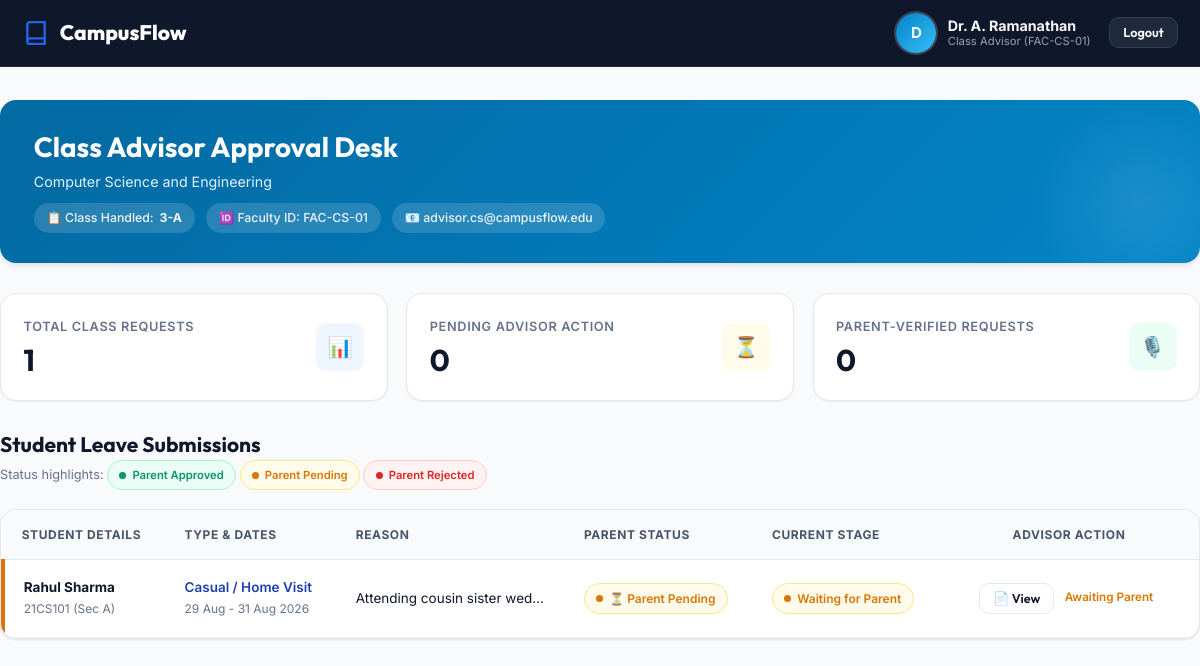
The page /advisor/dashboard.php (signed in) on the database its author committed.
### tables this page shows
CREATE TABLE IF NOT EXISTS `faculty` (
    `id` INT AUTO_INCREMENT PRIMARY KEY,
    `user_id` INT NOT NULL,
    `faculty_id_no` VARCHAR(50) NOT NULL UNIQUE,
    `full_name` VARCHAR(150) NOT NULL,
    `email` VARCHAR(150) NOT NULL,
    `phone` VARCHAR(30) NOT NULL,
    `role_type` ENUM('advisor', 'hod', 'warden') NOT NULL,
    `department` VARCHAR(100) NULL,
    `section_handled` VARCHAR(50) NULL,
    `hostel_name` VARCHAR(100) NULL,
    `created_at` DATETIME DEFAULT CURRENT_TIMESTAMP,
    CONSTRAINT `fk_faculty_user` FOREIGN KEY (`user_id`) REFERENCES `users`(`id`) ON DELETE CASCADE
);

CREATE TABLE IF NOT EXISTS `leave_requests` (
    `id` INT AUTO_INCREMENT PRIMARY KEY,
    `student_id` INT NOT NULL,
    `leave_type` VARCHAR(100) NOT NULL,
    `from_date` DATE NOT NULL,
    `to_date` DATE NOT NULL,
    `from_time` TIME NULL,
    `to_time` TIME NULL,
    `reason` TEXT NOT NULL,
    `destination_address` VARCHAR(255) NOT NULL,
    `emergency_contact` VARCHAR(30) NULL,
    `status` ENUM(
        'Submitted',
        'Waiting for Parent',
        'Parent Approved',
        'Parent Rejected',
        'Waiting for Class Advisor',
        'Advisor Approved',
        'Advisor Rejected',
        'Waiting for HOD',
        'HOD Approved',
        'HOD Rejected',
        'Waiting for Warden',
        'Warden Approved',
        'Warden Rejected',
        'Completed'
    ) NOT NULL DEFAULT 'Waiting for Parent',
    `current_stage` VARCHAR(50) DEFAULT 'parent',
    `parent_verified_at` DATETIME NULL,
    `advisor_verified_at` DATETIME NULL,
    `hod_verified_at` DATETIME NULL,
    `warden_verified_at` DATETIME NULL,
    `created_at` DATETIME DEFAULT CURRENT_TIMESTAMP,
    `updated_at` DATETIME DEFAULT CURRENT_TIMESTAMP ON UPDATE CURRENT_TIMESTAMP,
    CONSTRAINT `fk_leave_student` FOREIGN KEY (`student_id`) REFERENCES `students`(`id`) ON DELETE CASCADE
);

CREATE TABLE IF NOT EXISTS `students` (
    `id` INT AUTO_INCREMENT PRIMARY KEY,
    `user_id` INT NOT NULL,
    `register_number` VARCHAR(50) NOT NULL UNIQUE,
    `full_name` VARCHAR(150) NOT NULL,
    `email` VARCHAR(150) NOT NULL,
    `phone` VARCHAR(30) NOT NULL,
    `department` VARCHAR(100) NOT NULL,
    `year` VARCHAR(10) NOT NULL,
    `section` VARCHAR(10) NOT NULL,
    `hostel_status` ENUM('hosteller', 'day_scholar') NOT NULL DEFAULT 'day_scholar',
    `parent_id` INT NULL,
    `created_at` DATETIME DEFAULT CURRENT_TIMESTAMP,
    CONSTRAINT `fk_students_user` FOREIGN KEY (`user_id`) REFERENCES `users`(`id`) ON DELETE CASCADE,
    CONSTRAINT `fk_students_parent` FOREIGN KEY (`parent_id`) REFERENCES `parents`(`id`) ON DELETE SET NULL
);

### backend/auth_middleware.php (called while the page is built, shortened)
<?php
require_once __DIR__ . '/db.php';
function is_authenticated(): bool {
    return isset($_SESSION['user_id']) && !empty($_SESSION['user_id']) && isset($_SESSION['role']);
}
function require_auth(?string $required_role = null): array {
    global $pdo;
    $current_role = $_SESSION['role'];
    $user_id = (int)$_SESSION['user_id'];
    $stmt = $pdo->prepare("SELECT id, username, email, phone, role, created_at FROM users WHERE id = ?");
    $stmt->execute([$user_id]);
    $user = $stmt->fetch();
    $profile = null;
    if ($current_role === 'student') {
        $pstmt = $pdo->prepare("
            SELECT s.*, p.full_name AS parent_name, p.phone AS parent_phone, p.email AS parent_email, p.preferred_language
            FROM students s
            LEFT JOIN parents p ON s.parent_id = p.id
            WHERE s.user_id = ?
        ");
        $pstmt->execute([$user_id]);
        $profile = $pstmt->fetch();
    } elseif (in_array($current_role, ['advisor', 'hod', 'warden'], true)) {
        $pstmt = $pdo->prepare("SELECT * FROM faculty WHERE user_id = ?");
        $pstmt->execute([$user_id]);
        $profile = $pstmt->fetch();
    }
    return [
        'user'    => $user,
        'profile' => $profile
    ];
}

### advisor/dashboard.php (the view, shortened to what this page needs)
<?php
require_once __DIR__ . '/../backend/auth_middleware.php';
$auth_data = require_auth('advisor');
$advisor   = $auth_data['profile'];
$dept = $advisor['department'] ?? '';
$sec  = $advisor['section_handled'] ?? '';
$query = "
    SELECT lr.*, s.register_number, s.full_name AS student_name, s.department, s.year, s.section, s.hostel_status, s.phone AS student_phone,
           p.full_name AS parent_name, p.phone AS parent_phone,
           vv.match_score, vv.is_verified AS voice_verified
    FROM leave_requests lr
    JOIN students s ON lr.student_id = s.id
    LEFT JOIN parents p ON s.parent_id = p.id
    LEFT JOIN voice_verifications vv ON vv.leave_id = lr.id
    WHERE s.department = ?
";
$params = [$dept];
if (!empty($sec)) {
    $clean_sec = preg_replace('/[^A-Za-z0-9]/', '', $sec);
    $query .= " AND (s.section LIKE ? OR ? LIKE CONCAT('%', s.section, '%'))";
    $params[] = '%' . substr($clean_sec, -1) . '%';
    $params[] = $sec;
}
$query .= " ORDER BY lr.created_at DESC";
$stmt = $pdo->prepare($query);
$stmt->execute($params);
$leaves = $stmt->fetchAll();
$total_handled = count($leaves);
$pending_advisor = 0;
$approved_by_parent = 0;
?>
<!DOCTYPE html>
<html lang="en">
<head>
    <link rel="stylesheet" href="../assets/css/main.css">
    <link rel="stylesheet" href="../assets/css/dashboard.css">
</head>
<body class="dashboard-layout">
    <header class="app-navbar">
        <div class="container nav-wrapper">
            <a href="../index.html" class="brand-logo">
                <svg width="26" height="26" viewBox="0 0 24 24" fill="none" stroke="currentColor" stroke-width="2.2">
                    <path d="M4 19.5A2.5 2.5 0 0 1 6.5 17H20"></path>
                    <path d="M6.5 2H20v20H6.5A2.5 2.5 0 0 1 4 19.5v-15A2.5 2.5 0 0 1 6.5 2z"></path>
                </svg>
                CampusFlow
            </a>
            <div class="user-profile-menu">
                <div class="user-badge-info">
                    <div class="user-avatar" style="background: linear-gradient(135deg, #0284c7, #38bdf8);"><?= strtoupper(substr($advisor['full_name'] ?? 'A', 0, 1)) ?></div>
                    <div class="user-text">
                        <div class="user-name"><?= htmlspecialchars($advisor['full_name'] ?? 'Advisor') ?></div>
                        <div class="user-role-tag">Class Advisor (<?= htmlspecialchars($advisor['faculty_id_no'] ?? '') ?>)</div>
                    </div>
                </div>
                <a href="../backend/logout.php" class="btn btn-secondary btn-sm" style="background:#1e293b; color:#fff; border-color:#334155;">Logout</a>
            </div>
        </div>
    </header>
    <main class="dashboard-content container">
        <div class="profile-banner-card" style="background: linear-gradient(135deg, #0369a1 0%, #0284c7 100%);">
            <div class="profile-banner-grid">
                <div class="profile-main-details">
                    <h1>Class Advisor Approval Desk</h1>
                    <p style="color: #e0f2fe; font-size: 0.95rem;">
                        <?= htmlspecialchars($advisor['department']) ?>
                    </p>
                    <div class="profile-meta-tags">
                        <span class="meta-pill">📋 Class Handled: <strong><?= htmlspecialchars($advisor['section_handled'] ?? 'Assigned Section') ?></strong></span>
                        <span class="meta-pill">🆔 Faculty ID: <?= htmlspecialchars($advisor['faculty_id_no']) ?></span>
                        <span class="meta-pill">📧 <?= htmlspecialchars($advisor['email']) ?></span>
                    </div>
                </div>
            </div>
        </div>
        <div class="stats-grid">
            <div class="stat-card">
                <div class="stat-info">
                    <span>Total Class Requests</span>
                    <h3><?= $total_handled ?></h3>
                </div>
                <div class="stat-icon-wrapper stat-icon-blue">📊</div>
            </div>
            <div class="stat-card">
                <div class="stat-info">
                    <span>Pending Advisor Action</span>
                    <h3><?= $pending_advisor ?></h3>
                </div>
                <div class="stat-icon-wrapper stat-icon-yellow">⏳</div>
            </div>
            <div class="stat-card">
                <div class="stat-info">
                    <span>Parent-Verified Requests</span>
                    <h3><?= $approved_by_parent ?></h3>
                </div>
                <div class="stat-icon-wrapper stat-icon-green">🎙️</div>
            </div>
        </div>
        <div class="section-toolbar">
            <div>
                <h2>Student Leave Submissions</h2>
                <p style="color:#64748b; font-size:0.85rem; margin-top:0.2rem;">
                    Status highlights: <span class="status-badge status-green" style="font-size:0.75rem;">Parent Approved</span> <span class="status-badge status-yellow" style="font-size:0.75rem;">Parent Pending</span> <span class="status-badge status-red" style="font-size:0.75rem;">Parent Rejected</span>
                </p>
            </div>
        </div>
        <div class="table-card">
            <?php if (empty($leaves)): ?>
                <div class="empty-state">
                    <h4>No student leave requests found for your class</h4>
                    <p>Applications submitted by your assigned students will appear here automatically.</p>
                </div>
            <?php else: ?>
                <div class="table-responsive">
                    <table class="custom-table">
                        <thead>
                            <tr>
                                <th>Student Details</th>
                                <th>Type & Dates</th>
                                <th>Reason</th>
                                <th>Parent Status</th>
                                <th>Current Stage</th>
                                <th style="text-align: center; width: 260px;">Advisor Action</th>
                            </tr>
                        </thead>
                        <tbody>
                            <?php foreach ($leaves as $l): ?>
                                <?php
                                    $st = $l['status'];
                                    $parent_approved = (strpos(strtolower($st), 'parent approved') !== false || strpos(strtolower($st), 'waiting for class advisor') !== false || strpos(strtolower($st), 'advisor approved') !== false || strpos(strtolower($st), 'hod') !== false || strpos(strtolower($st), 'warden') !== false || strpos(strtolower($st), 'completed') !== false);
                                    $parent_rejected = (strpos(strtolower($st), 'parent rejected') !== false);
                                    $is_ready_for_advisor = ($st === 'Parent Approved' || $st === 'Waiting for Class Advisor');
                                    $row_class = $parent_approved ? 'row-parent-approved' : ($parent_rejected ? 'row-parent-rejected' : 'row-parent-pending');
                                ?>
                                <tr class="<?= $row_class ?>">
                                    <td>
                                        <strong><?= htmlspecialchars($l['student_name']) ?></strong><br>
                                        <span style="font-size: 0.8rem; color: #64748b;"><?= htmlspecialchars($l['register_number']) ?> (Sec <?= htmlspecialchars($l['section']) ?>)</span>
                                    </td>
                                    <td>
                                        <span style="font-weight: 600; color: #1e40af;"><?= htmlspecialchars($l['leave_type']) ?></span><br>
                                        <span style="font-size: 0.8rem; color: #64748b;"><?= date('d M', strtotime($l['from_date'])) ?> - <?= date('d M Y', strtotime($l['to_date'])) ?></span>
                                    </td>
                                    <td style="max-width: 220px; text-overflow: ellipsis; overflow: hidden; white-space: nowrap;">
                                        <?= htmlspecialchars($l['reason']) ?>
                                    </td>
                                    <td>
                                        <?php if ($parent_approved): ?>
                                            <span class="status-badge status-green">
                                                ✓ Parent Approved <?= !empty($l['match_score']) ? "({$l['match_score']}%)" : '' ?>
                                            </span>
                                        <?php elseif ($parent_rejected): ?>
                                            <span class="status-badge status-red">✗ Parent Rejected</span>
                                        <?php else: ?>
                                            <span class="status-badge status-yellow">⏳ Parent Pending</span>
                                        <?php endif; ?>
                                    </td>
                                    <td>
                                        <span class="status-badge <?=
                                            (strpos(strtolower($st), 'completed') !== false || strpos(strtolower($st), 'approved') !== false) ? 'status-green' :
                                            ((strpos(strtolower($st), 'rejected') !== false) ? 'status-red' : 'status-yellow')
                                        ?>">
                                            <?= htmlspecialchars($st) ?>
                                        </span>
                                    </td>
                                    <td style="text-align: center;">
                                        <div style="display: inline-flex; gap: 0.35rem; flex-wrap: wrap; justify-content: center;">
                                            <button type="button" class="btn btn-secondary btn-sm" onclick="viewLeaveLetter(<?= $l['id'] ?>)">
                                                📄 View
                                            </button>
                                            <?php if ($is_ready_for_advisor): ?>
                                                <button type="button" class="btn btn-success btn-sm" onclick="processFacultyAction('advisor_approval.php', <?= $l['id'] ?>, 'approve', 'Approved by Class Advisor')">
                                                    ✓ Approve → HOD
                                                </button>
                                                <button type="button" class="btn btn-danger btn-sm" onclick="rejectAdvisorAction(<?= $l['id'] ?>)">
                                                    ✗ Reject
                                                </button>
                                            <?php elseif (!$parent_approved): ?>
                                                <span style="font-size: 0.78rem; color: #d97706; font-weight: 600; padding: 0.35rem;">
                                                    Awaiting Parent
                                                </span>
                                            <?php endif; ?>
                                        </div>
                                    </td>
                                </tr>
                            <?php endforeach; ?>
                        </tbody>
                    </table>
                </div>
            <?php endif; ?>
        </div>
    </main>
</body>
</html>

### rows shown on the page
faculty: full_name "D", full_name "Dr. A. Ramanathan", faculty_id_no "FAC-CS-01", department "Computer Science and Engineering", section_handled "3-A", email "advisor.cs@campusflow.edu"
leave_requests: student.full_name "Rahul Sharma", student.register_number "21CS101", student.section "A", leave_type "Casual / Home Visit", from_date "29 Aug", to_date "31 Aug 2026", reason "Attending cousin sister wed…", shows "⏳ Parent Pending", status "Waiting for Parent", shows "Awaiting Parent"

### other values the page prints
$total_handled "1"
$pending_advisor "0"
$approved_by_parent "0"
